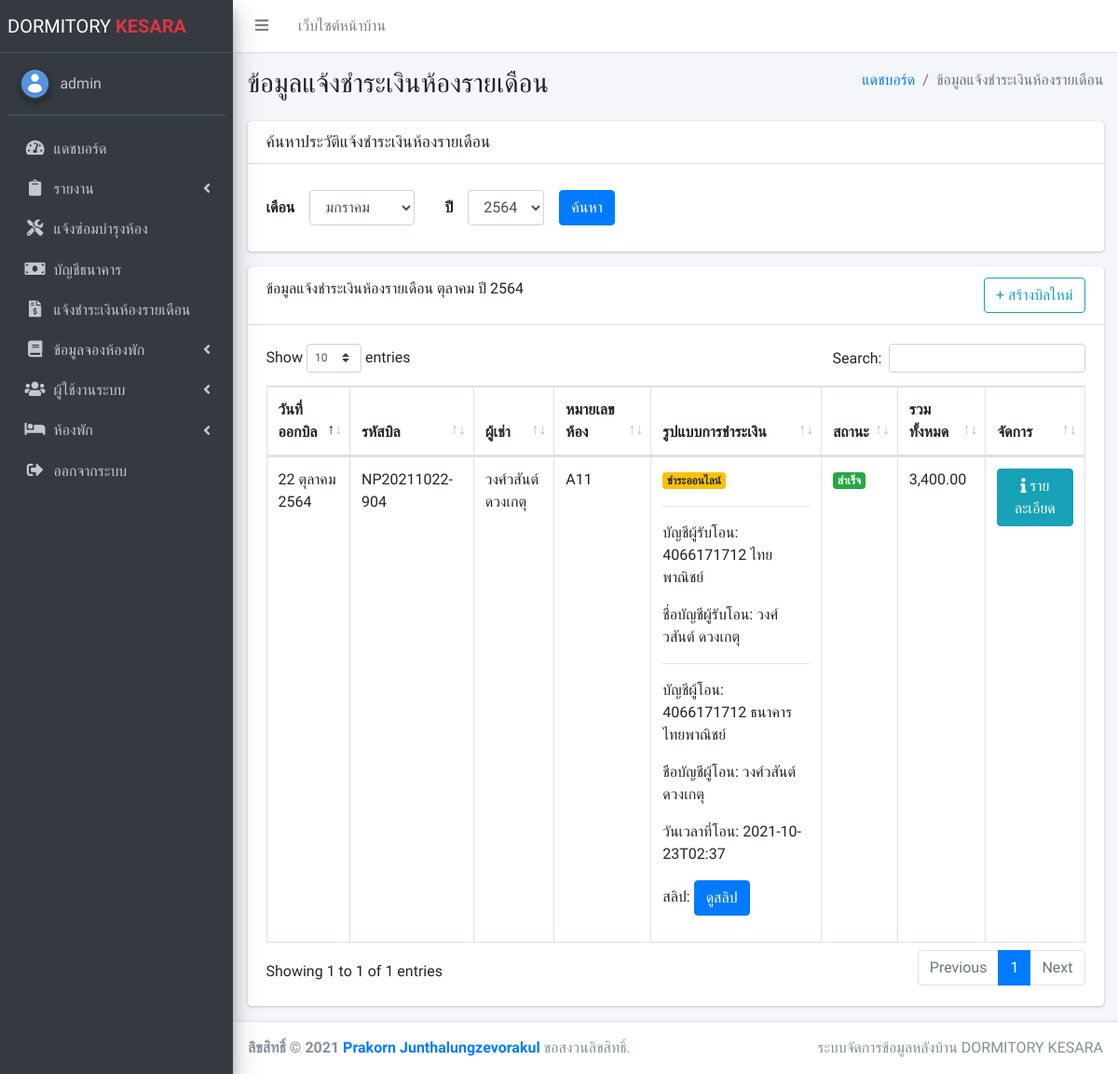
Screenshot of /admin/notice_payment.php (signed in) with the database file from the repository.
### tables this page shows
CREATE TABLE `notice_payments` (
  `np_id` varchar(255) NOT NULL COMMENT 'รหัสใบเสร็จ',
  `np_customer_username` varchar(255) NOT NULL COMMENT 'ลูกค้า',
  `np_manager_name` varchar(255) NOT NULL COMMENT 'ชื่อผู้จัดการ',
  `np_room_id` varchar(255) NOT NULL COMMENT 'รหัสห้อง',
  `np_month` varchar(255) NOT NULL COMMENT 'เดือน',
  `np_year` varchar(255) NOT NULL COMMENT 'ปี',
  `np_cost` decimal(10,2) NOT NULL COMMENT 'ราคาทั้งหมด',
  `np_fine` decimal(10,2) NOT NULL COMMENT 'ค่าปรับ',
  `np_expired_date` varchar(255) NOT NULL COMMENT 'วันที่หมดเขต',
  `np_status` varchar(255) NOT NULL COMMENT 'สถานะ',
  `np_pay` varchar(255) NOT NULL COMMENT 'รูปแบบการจ่ายเงิน',
  `np_receive_bank` varchar(255) NOT NULL COMMENT 'ธนาคารรับเงิน',
  `np_receive_acc` varchar(255) NOT NULL COMMENT 'เลขบัญชีรับเงิน',
  `np_receive_owner` varchar(255) NOT NULL COMMENT 'ชื่อบัญชีรับเงิน',
  `np_transfer_bank` varchar(255) NOT NULL COMMENT 'ธนาคารผู้โอน',
  `np_transfer_acc` varchar(255) NOT NULL COMMENT 'เลขบัญชีผู้โอน',
  `np_transfer_owner` varchar(255) NOT NULL COMMENT 'ชื่อบัญชีผู้โอน',
  `np_transfer_datetime` varchar(255) NOT NULL COMMENT 'เวลาที่โอน',
  `np_slip` text NOT NULL COMMENT 'ไฟล์ภาพสลิป',
  `np_created` datetime NOT NULL DEFAULT current_timestamp() COMMENT 'วันที่สร้าง'
);

CREATE TABLE `customers` (
  `username` varchar(255) NOT NULL COMMENT 'ชื่อผู้ใช้งาน',
  `id_card` char(13) NOT NULL COMMENT 'เลขบัตรประชาชน',
  `firstname` varchar(255) NOT NULL COMMENT 'ชื่อจริง',
  `lastname` varchar(255) NOT NULL COMMENT 'นามสกุล',
  `gender` varchar(10) NOT NULL COMMENT 'เพศ',
  `phone_number` varchar(255) NOT NULL COMMENT 'เบอร์โทร',
  `address` text NOT NULL COMMENT 'ที่อยู่',
  `email` varchar(255) NOT NULL COMMENT 'อีเมล',
  `password` varchar(255) NOT NULL COMMENT 'รหัสผ่าน',
  `current_book` varchar(255) NOT NULL COMMENT 'รายการปัจจุบัน',
  `status` varchar(255) NOT NULL COMMENT 'สถานะ',
  `active` varchar(10) NOT NULL DEFAULT 'Enable' COMMENT 'สถานะบัญชี',
  `created` timestamp NOT NULL DEFAULT current_timestamp() COMMENT 'วันที่เพิ่มข้อมูล',
  `updated` timestamp NOT NULL DEFAULT current_timestamp() ON UPDATE current_timestamp() COMMENT 'อัพเดตล่าสุด'
);

### admin/notice_payment.php (the view, shortened to what this page needs)
<?php
require_once('api/connect.php');
function monthThai($strDate)
{
    $strMonth = date("n", strtotime($strDate));
    $strMonthCut = array("", "มกราคม", "กุมภาพันธ์", "มีนาคม", "เมษายน", "พฤษภาคม", "มิถุนายน", "กรกฎาคม", "สิงหาคม", "กันยายน", "ตุลาคม", "พฤศจิกายน", "ธันวาคม");
    $strMonthThai = $strMonthCut[$strMonth];
    return "$strMonthThai";
}
function yearThai($strDate)
{
    $strYear = date("Y", strtotime($strDate)) + 543;
    return "$strYear";
}
function dateThai($strDate)
{
    $strYear = date("Y", strtotime($strDate)) + 543;
    $strMonth = date("n", strtotime($strDate));
    $strDay = date("j", strtotime($strDate));
    $strMonthCut = array("", "มกราคม", "กุมภาพันธ์", "มีนาคม", "เมษายน", "พฤษภาคม", "มิถุนายน", "กรกฎาคม", "สิงหาคม", "กันยายน", "ตุลาคม", "พฤศจิกายน", "ธันวาคม");
    $strMonthThai = $strMonthCut[$strMonth];
    return "$strDay $strMonthThai $strYear";
}
if (isset($_POST["month"]) && !empty($_POST["month"]) && isset($_POST["year"]) && !empty($_POST["year"])) {
    $current_month = $_POST["month"];
    $current_year = $_POST["year"];
} else {
    $current_month = monthThai(date("Y-m-d"));
    $current_year = yearThai(date("Y-m-d"));
}
$sql = "SELECT MIN(np_year) as min_year  FROM notice_payments GROUP BY np_year";
$stmt = $pdo->query($sql);
$row = $stmt->fetchObject();
if (empty($row)) {
    $earliest_year = $current_year;
} else {
    $earliest_year = $row->min_year;
}
$sql = "SELECT * FROM notice_payments,customers WHERE notice_payments.np_customer_username=customers.username AND np_month=:month AND np_year=:year ORDER BY np_created DESC";
$stmt = $pdo->prepare($sql);
$stmt->execute([
    'month' => $current_month,
    'year' => $current_year
]);
$data = $stmt->fetchAll();
?>
<!DOCTYPE html>
<html lang="en">
<head>
    <link rel="stylesheet" href="plugins/toastr/toastr.min.css">
    <link rel="stylesheet" href="plugins/datatables-bs4/css/dataTables.bootstrap4.min.css">
    <link rel="stylesheet" href="plugins/datatables-responsive/css/responsive.bootstrap4.min.css">
    <link rel="stylesheet" href="plugins/datatables-buttons/css/buttons.bootstrap4.min.css">
    <link rel="stylesheet" href="plugins/fontawesome-free/css/all.min.css">
    <link rel="stylesheet" href="dist/css/adminlte.min.css">
</head>
<body class="hold-transition sidebar-mini">
    <div class="wrapper">
        <?php include_once('layouts/navigator.php'); ?>
        <div class="content-wrapper">
            <div class="content-header">
                <div class="container-fluid">
                    <div class="row mb-2">
                        <div class="col-sm-6">
                            <h1 class="m-0">ข้อมูลแจ้งชำระเงินห้องรายเดือน</h1>
                        </div>
                        <div class="col-sm-6">
                            <ol class="breadcrumb float-sm-right">
                                <li class="breadcrumb-item"><a href="dashboard.php">แดชบอร์ด</a></li>
                                <li class="breadcrumb-item active">ข้อมูลแจ้งชำระเงินห้องรายเดือน</li>
                            </ol>
                        </div>
                    </div>
                </div>
            </div>
            <section class="content">
                <div class="container-fluid">
                    <div class="row">
                        <div class="col-12">
                            <div class="card">
                                <div class="card-header">
                                    <h3 class="card-title">
                                        ค้นหาประวัติแจ้งชำระเงินห้องรายเดือน
                                    </h3>
                                </div>
                                <div class="card-body">
                                    <form class="form-inline mt-2" id="findNPForm" method="post">
                                        <div class="form-group mb-2">
                                            <label>เดือน</label>
                                            <select class="form-control mx-sm-3" name="month">
                                                <option value="มกราคม">มกราคม</option>
                                            </select>
                                        </div>
                                        <div class="form-group mx-sm-3 mb-2">
                                            <label>ปี</label>
                                            <select class="form-control mx-sm-3" name="year">
                                                <?php foreach (range($current_year, $earliest_year) as $year) { ?>
                                                    <option value="<?= $year ?>"><?= $year ?></option>
                                                <?php } ?>
                                            </select>
                                            <br>
                                            <button type="submit" class="btn btn-primary">ค้นหา</button>
                                        </div>
                                    </form>
                                </div>
                            </div>
                        </div>
                        <div class="col-12">
                            <div class="card">
                                <div class="card-header">
                                    ข้อมูลแจ้งชำระเงินห้องรายเดือน <?= $current_month ?> ปี <?= $current_year ?>
                                    <button type="button" class="btn btn-outline-info float-right" data-toggle="modal" data-target="#newBillModal">+ สร้างบิลใหม่</button>
                                </div>
                                <div class="card-body">
                                    <table id="dataTable" class="table table-bordered table-hover">
                                        <thead>
                                            <tr>
                                                <th>วันที่ออกบิล</th>
                                                <th>รหัสบิล</th>
                                                <th>ผู้เช่า</th>
                                                <th>หมายเลขห้อง</th>
                                                <th>รูปแบบการชำระเงิน</th>
                                                <th>สถานะ</th>
                                                <th>รวมทั้งหมด</th>
                                                <th>จัดการ</th>
                                            </tr>
                                        </thead>
                                        <tbody>
                                            <?php foreach ($data as $row) { ?>
                                                <tr>
                                                    <td><?= dateThai($row['np_created']) ?></td>
                                                    <td><?= $row['np_id'] ?></td>
                                                    <td><?= $row['firstname'] . " " . $row['lastname'] ?></td>
                                                    <td><?= $row['np_room_id'] ?></td>
                                                    <td>
                                                        <?php if ($row['np_pay'] == "ชำระด้วยเงินสด") : ?>
                                                            <span class="badge badge-info"><?= $row['np_pay'] ?></span>
                                                        <?php elseif ($row['np_pay'] == "ชำระออนไลน์") : ?>
                                                            <span class="badge badge-warning"><?= $row['np_pay'] ?></span>
                                                            <hr>
                                                            <p>บัญชีผู้รับโอน: <?= $row['np_receive_acc'] . " " . $row['np_receive_bank'] ?></p>
                                                            <p>ชื่อบัญชีผู้รับโอน: <?= $row['np_receive_owner'] ?></p>
                                                            <hr>
                                                            <p>บัญชีผู้โอน: <?= $row['np_transfer_acc'] . " " . $row['np_transfer_bank'] ?></p>
                                                            <p>ชือบัญชีผู้โอน: <?= $row['np_transfer_owner'] ?></p>
                                                            <p>วันเวลาที่โอน: <?= $row['np_transfer_datetime'] ?></p>
                                                            <p>สลิป: <button class="btn btn-primary" onclick="viewSlip('<?= $row['np_id'] ?>','<?= $row['np_slip'] ?>')">ดูสลิป</button></p>
                                                        <?php endif ?>
                                                    </td>
                                                    <td>
                                                        <?php if ($row['np_status'] == "รอชำระเงิน" || $row['np_status'] == "รอชำระเงิน (เงินสด)") : ?>
                                                            <span class="badge badge-danger"><?= $row['np_status'] ?></span>
                                                        <?php elseif ($row['np_status'] == "รอตรวจสอบ") : ?>
                                                            <span class="badge badge-primary"><?= $row['np_status'] ?></span>
                                                        <?php elseif ($row['np_status'] == "สำเร็จ") :  ?>
                                                            <span class="badge badge-success"><?= $row['np_status'] ?></span>
                                                        <?php elseif ($row['np_status'] == "ปฏิเสธ") : ?>
                                                            <span class="badge badge-danger"><?= $row['np_status'] ?></span>
                                                        <?php endif ?>
                                                    </td>
                                                    <td><?= number_format($row['np_cost'], 2) ?></td>
                                                    <td>
                                                        <a target="_blank" href="np_info.php?id=<?= $row['np_id'] ?>" class="btn btn-info">
                                                            <i class="fas fa-info"></i>
                                                            <span>รายละเอียด</span>
                                                        </a>
                                                    </td>
                                                </tr>
                                            <?php } ?>
                                        </tbody>
                                    </table>
                                </div>
                            </div>
                        </div>
                    </div>
                </div>
            </section>
        </div>
        <?php include_once('layouts/footer.php') ?>
    </div>
</body>
</html>

### rows the page displays
notice_payments: np_created "22 ตุลาคม 2564", np_id "NP20211022-904", np_customer_username.firstname "วงศ์วสันต์", np_customer_username.lastname "ดวงเกตุ", np_room "A11", np_pay "ชำระออนไลน์", np_receive_acc "4066171712", np_receive_bank "ไทยพาณิชย์", np_receive_owner "วงศ์วสันต์ ดวงเกตุ", np_transfer_acc "4066171712", np_transfer_bank "ธนาคารไทยพาณิชย์", np_transfer_owner "วงศ์วสันต์ ดวงเกตุ", np_transfer_datetime "2021-10-23T02:37", np_status "สำเร็จ", np_cost "3,400.00"

### other values shown
$_SESSION['ADMIN_USERNAME'] "admin"
$current_month "ตุลาคม"
$current_year "2564"
form field year "2564"
